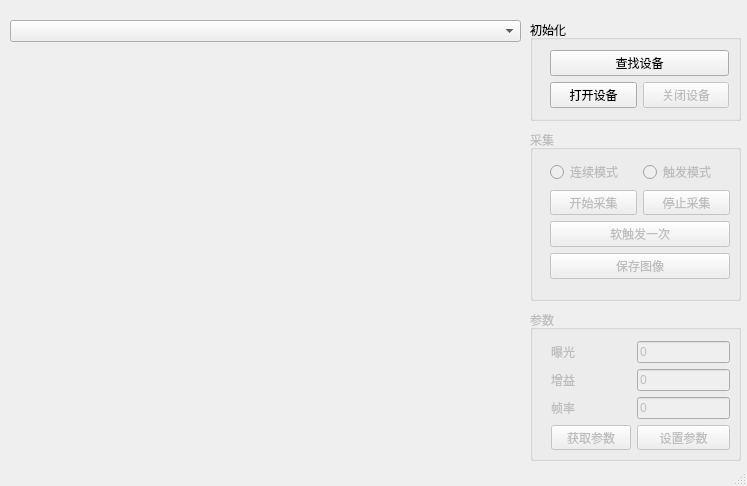
<?xml version="1.0" encoding="UTF-8"?>
<ui version="4.0">
 <class>MainWindow</class>
 <widget class="QMainWindow" name="MainWindow">
  <property name="geometry">
   <rect>
    <x>0</x>
    <y>0</y>
    <width>747</width>
    <height>486</height>
   </rect>
  </property>
  <property name="windowTitle">
   <string>MainWindow</string>
  </property>
  <widget class="QWidget" name="centralWidget">
   <widget class="QComboBox" name="ComboDevices">
    <property name="geometry">
     <rect>
      <x>10</x>
      <y>20</y>
      <width>511</width>
      <height>22</height>
     </rect>
    </property>
   </widget>
   <widget class="QWidget" name="widgetDisplay" native="true">
    <property name="geometry">
     <rect>
      <x>10</x>
      <y>60</y>
      <width>511</width>
      <height>401</height>
     </rect>
    </property>
   </widget>
   <widget class="QGroupBox" name="groupInit">
    <property name="geometry">
     <rect>
      <x>530</x>
      <y>20</y>
      <width>211</width>
      <height>101</height>
     </rect>
    </property>
    <property name="title">
     <string>初始化</string>
    </property>
    <widget class="QWidget" name="gridLayoutWidget">
     <property name="geometry">
      <rect>
       <x>9</x>
       <y>19</y>
       <width>201</width>
       <height>81</height>
      </rect>
     </property>
     <layout class="QGridLayout" name="gridLayout">
      <item row="2" column="2">
       <widget class="QPushButton" name="bnClose">
        <property name="enabled">
         <bool>false</bool>
        </property>
        <property name="text">
         <string>关闭设备</string>
        </property>
       </widget>
      </item>
      <item row="2" column="1">
       <widget class="QPushButton" name="bnOpen">
        <property name="text">
         <string>打开设备</string>
        </property>
       </widget>
      </item>
      <item row="1" column="1" colspan="2">
       <widget class="QPushButton" name="bnEnum">
        <property name="text">
         <string>查找设备</string>
        </property>
       </widget>
      </item>
     </layout>
    </widget>
   </widget>
   <widget class="QGroupBox" name="groupGrab">
    <property name="enabled">
     <bool>false</bool>
    </property>
    <property name="geometry">
     <rect>
      <x>530</x>
      <y>130</y>
      <width>211</width>
      <height>171</height>
     </rect>
    </property>
    <property name="title">
     <string>采集</string>
    </property>
    <widget class="QWidget" name="gridLayoutWidget_2">
     <property name="geometry">
      <rect>
       <x>9</x>
       <y>19</y>
       <width>202</width>
       <height>141</height>
      </rect>
     </property>
     <layout class="QGridLayout" name="gridLayout_2">
      <item row="4" column="0" colspan="2">
       <widget class="QPushButton" name="bnSaveImage">
        <property name="enabled">
         <bool>false</bool>
        </property>
        <property name="text">
         <string>保存图像</string>
        </property>
       </widget>
      </item>
      <item row="0" column="0">
       <widget class="QRadioButton" name="radioContinueMode">
        <property name="text">
         <string>连续模式</string>
        </property>
       </widget>
      </item>
      <item row="0" column="1">
       <widget class="QRadioButton" name="radioTriggerMode">
        <property name="text">
         <string>触发模式</string>
        </property>
       </widget>
      </item>
      <item row="2" column="1">
       <widget class="QPushButton" name="bnStop">
        <property name="enabled">
         <bool>false</bool>
        </property>
        <property name="text">
         <string>停止采集</string>
        </property>
       </widget>
      </item>
      <item row="2" column="0">
       <widget class="QPushButton" name="bnStart">
        <property name="enabled">
         <bool>false</bool>
        </property>
        <property name="text">
         <string>开始采集</string>
        </property>
       </widget>
      </item>
      <item row="3" column="0" colspan="2">
       <widget class="QPushButton" name="bnSoftwareTrigger">
        <property name="enabled">
         <bool>false</bool>
        </property>
        <property name="text">
         <string>软触发一次</string>
        </property>
       </widget>
      </item>
     </layout>
    </widget>
   </widget>
   <widget class="QGroupBox" name="groupParam">
    <property name="enabled">
     <bool>false</bool>
    </property>
    <property name="geometry">
     <rect>
      <x>530</x>
      <y>310</y>
      <width>211</width>
      <height>151</height>
     </rect>
    </property>
    <property name="title">
     <string>参数</string>
    </property>
    <widget class="QWidget" name="gridLayoutWidget_3">
     <property name="geometry">
      <rect>
       <x>10</x>
       <y>20</y>
       <width>201</width>
       <height>131</height>
      </rect>
     </property>
     <layout class="QGridLayout" name="gridLayoutParam" columnstretch="2,3">
      <item row="3" column="0">
       <widget class="QLabel" name="label_6">
        <property name="text">
         <string>帧率</string>
        </property>
       </widget>
      </item>
      <item row="1" column="1">
       <widget class="QLineEdit" name="edtGain">
        <property name="text">
         <string>0</string>
        </property>
       </widget>
      </item>
      <item row="1" column="0">
       <widget class="QLabel" name="label_5">
        <property name="text">
         <string>增益</string>
        </property>
       </widget>
      </item>
      <item row="0" column="0">
       <widget class="QLabel" name="label_4">
        <property name="text">
         <string>曝光</string>
        </property>
       </widget>
      </item>
      <item row="0" column="1">
       <widget class="QLineEdit" name="edtExposureTime">
        <property name="text">
         <string>0</string>
        </property>
       </widget>
      </item>
      <item row="4" column="0">
       <widget class="QPushButton" name="bnGetParam">
        <property name="text">
         <string>获取参数</string>
        </property>
       </widget>
      </item>
      <item row="4" column="1">
       <widget class="QPushButton" name="bnSetParam">
        <property name="text">
         <string>设置参数</string>
        </property>
       </widget>
      </item>
      <item row="3" column="1">
       <widget class="QLineEdit" name="edtFrameRate">
        <property name="text">
         <string>0</string>
        </property>
       </widget>
      </item>
     </layout>
    </widget>
   </widget>
  </widget>
  <widget class="QStatusBar" name="statusBar"/>
 </widget>
 <layoutdefault spacing="6" margin="11"/>
 <tabstops>
  <tabstop>ComboDevices</tabstop>
 </tabstops>
 <resources/>
 <connections/>
</ui>
